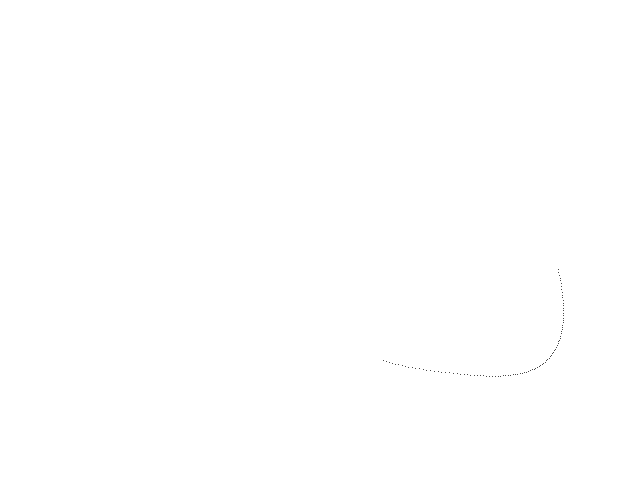
Frame 1 (no input)
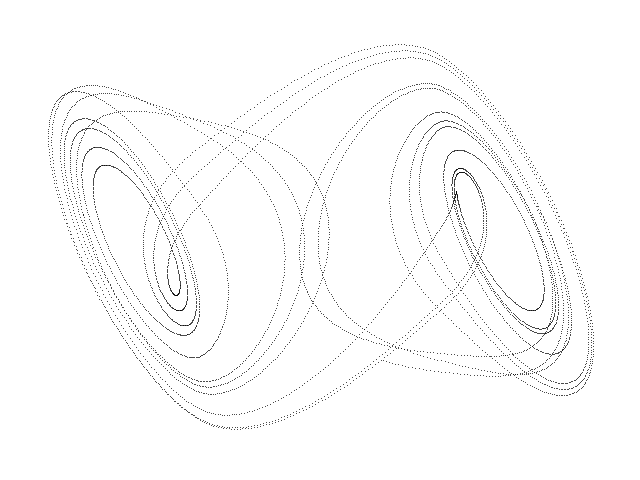
Frame 60 (the mouse pressed at the canvas centre just before this capture)
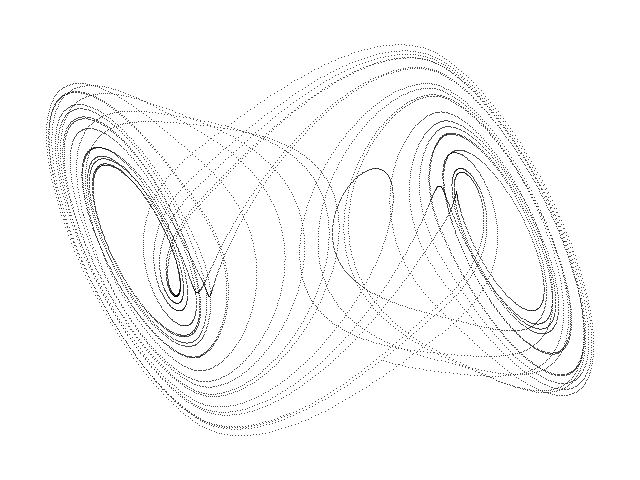
Frame 120 (the mouse held since frame 60 and released just before this capture)

The Processing sketch that drew these frames (run headless with seeded random() and noise(); from frame 60 on, the mouse is pressed at the canvas centre):

// Processing sketch: Chua_Oscillator
// ── Chua_Oscillator.pde
// Chua chaotic oscillator //

  float x = 0.5;
  float y = 0.25;
  float z = 0.125;
  float dt = 0.005;
  float h = 0.0;
  float alpha = 15.6;
  float beta = 28.58;
  float a = -1.14286;
  float b = -0.714286;


void setup() {
  
  size(640, 480);
  background(255);
  
}

void draw() {
  
  for (int i=0; i<100; i++) {
    
    float nx = x;
    float ny = y;
    float nz = z;
    
    h = (b * x) + (0.5 * (a - b) * (abs(x + 1.0) - abs(x - 1.0)));
    
    x = nx + dt * (alpha * (ny - nx - h));
    y = ny + dt * (nx - ny + nz);
    z = nz + dt * (-beta * ny);
    
    point(320 + (120 * x), 240 + (480 * y));
        
  }

}
